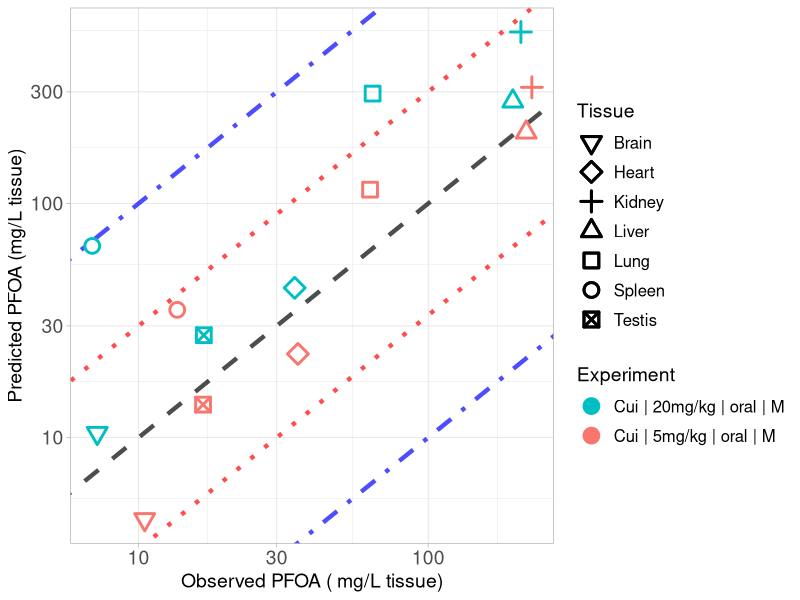

Reproduce this figure in R.
library(ggplot2)

#setwd("C:/Users/ptsir/Documents/GitHub/PFAS_PBK_models/PFOA inhalation Rat/Validation/Validation_results")
setwd("C:/Users/dpjio/Documents/GitHub/PFAS_PBK_models/PFOA inhalation Rat/Validation/Validation_koff_09_lung_same_RAF_bile")

# Load Results 
Cui_results <- read.csv("Cui_2008_results.csv", header = T)
Cui_low <- Cui_results[Cui_results$Dose == 5, ]
Cui_low$Experiment <- "Cui | 5mg/kg | oral | M"
Cui_high <- Cui_results[Cui_results$Dose == 20, ]
Cui_high$Experiment <- "Cui | 20mg/kg | oral | M"
# 
Tissue_markers <-  c(0:10,14)
names(Tissue_markers) <- c( "Lung",   "Spleen",  "Liver",   "Kidney", "Plasma", "Heart",
                            "Brain","Testis", "Stomach", "Intestines", "Carcass")

Experiment <- scales::hue_pal()(2)

names(Experiment) <- unique(c(Cui_low$Experiment, Cui_high$Experiment))



scatter_plot <- ggplot()+
  geom_abline(intercept = log10(1), slope = 1, linetype = "dashed", color = "black", linewidth = 1.5, alpha = 0.7) +  # Identity line in log10 scale
  geom_abline(intercept = log10(3), slope = 1, linetype = "dotted", color = "red", linewidth = 1.5, alpha = 0.7) +  # +3-fold error line
  geom_abline(intercept = log10(1/3), slope = 1, linetype = "dotted", color = "red", linewidth = 1.5, alpha = 0.7) +  # -3-fold error line
  geom_abline(intercept = log10(10), slope = 1, linetype = "dotdash", color = "blue", linewidth = 1.5, alpha = 0.7) +  # +10-fold error line
  geom_abline(intercept = log10(1/10), slope = 1, linetype = "dotdash", color = "blue", linewidth = 1.5, alpha = 0.7) +  # -10-fold error line
  geom_point(data = Cui_low, aes(x=Observed, y=Predicted, color = Experiment, shape = Tissue), size=4, stroke = 1.5)+
  geom_point(data = Cui_high, aes(x=Observed, y=Predicted, color = Experiment, shape = Tissue), size=4, stroke = 1.5)+
  scale_y_log10()+
  scale_x_log10()+
  scale_color_manual(values = Experiment)+
  theme(legend.spacing.y = unit(1, 'cm')) +
  guides(fill = guide_legend(byrow = TRUE))+
  scale_shape_manual(values = Tissue_markers)+
  theme_light()+
  labs(y = "Predicted PFOA (mg/L tissue)",
       x = "Observed PFOA ( mg/L tissue)")+
  theme(plot.title = element_text(hjust = 0.5),
        legend.key.size = unit(0.75, 'cm'),  
        legend.title = element_text(size=14),
        legend.text = element_text(size=12,  hjust = 0),
        axis.text = element_text(size = 14),
        axis.title = element_text(size = 14),
        )

#print(scatter_plot)

ggsave("validation_plot_PFOA_tissues.png", scatter_plot, width = 11, height = 7, units = "in", dpi = 300)
